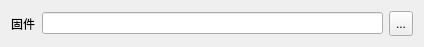
        <widget class="QWidget" name="dowFileWidget" native="true">
         <property name="maximumSize">
          <size>
           <width>460</width>
           <height>41</height>
          </size>
         </property>
         <layout class="QHBoxLayout" name="horizontalLayout_3">
          <item>
           <widget class="QLabel" name="dowFileLabel">
            <property name="minimumSize">
             <size>
              <width>25</width>
              <height>0</height>
             </size>
            </property>
            <property name="maximumSize">
             <size>
              <width>30</width>
              <height>16777215</height>
             </size>
            </property>
            <property name="font">
             <font>
              <family>Arial</family>
              <pointsize>9</pointsize>
             </font>
            </property>
            <property name="text">
             <string>固件</string>
            </property>
           </widget>
          </item>
          <item>
           <widget class="QLineEdit" name="dowFile">
            <property name="minimumSize">
             <size>
              <width>341</width>
              <height>0</height>
             </size>
            </property>
            <property name="maximumSize">
             <size>
              <width>16777215</width>
              <height>16777215</height>
             </size>
            </property>
           </widget>
          </item>
          <item>
           <widget class="QToolButton" name="dowFileBtn">
            <property name="minimumSize">
             <size>
              <width>0</width>
              <height>25</height>
             </size>
            </property>
            <property name="maximumSize">
             <size>
              <width>28</width>
              <height>16777215</height>
             </size>
            </property>
            <property name="text">
             <string>...</string>
            </property>
           </widget>
          </item>
         </layout>
        </widget>
